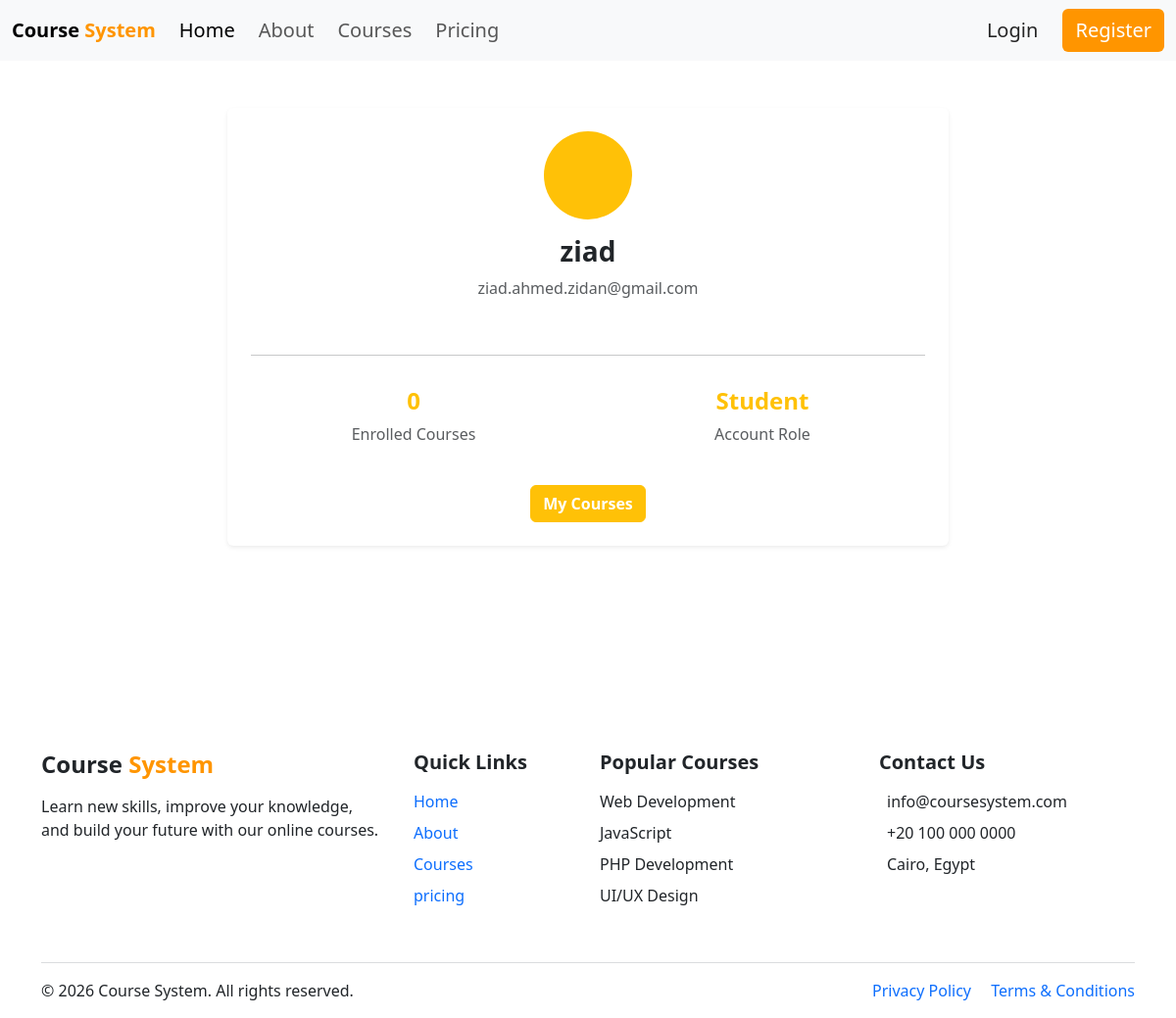
The page /profile.php on the database as committed earlier.
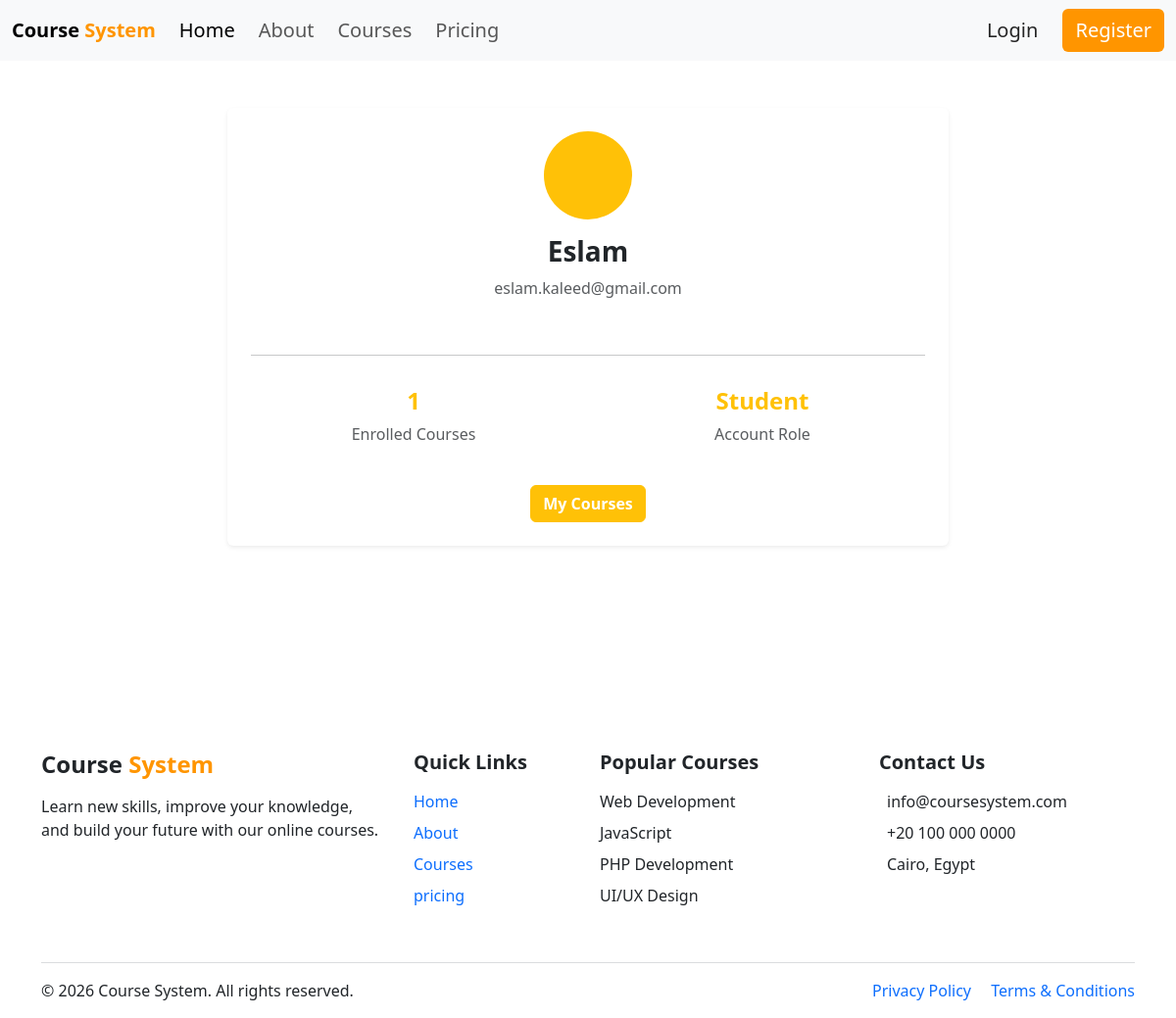
The same page on the database as committed later.
### tables this page shows
CREATE TABLE `users` (
  `id` int(11) NOT NULL,
  `name` varchar(100) NOT NULL,
  `email` varchar(100) NOT NULL,
  `password` varchar(255) NOT NULL,
  `role` varchar(50) NOT NULL,
  `image` varchar(255) NOT NULL
);

### profile.php (the view, shortened to what this page needs)
<?php
include 'connect.php';
include 'header.php';
$student_id = $_SESSION['student_id'] ?? 1;
$user_query = "SELECT * FROM users WHERE id = '$student_id'";
$user_result = mysqli_query($conn, $user_query);
$user = mysqli_fetch_assoc($user_result);
$count_query = "SELECT COUNT(*) as total FROM enrollments WHERE student_id = '$student_id'";
$count_result = mysqli_query($conn, $count_query);
$total_courses = mysqli_fetch_assoc($count_result)['total'];
?>
<div class="container my-5" style="min-height: 70vh;">
    <div class="row justify-content-center">
        <div class="col-md-8">
            <div class="card shadow-sm border-0 p-4">
                <div class="text-center mb-4">
                    <div class="rounded-circle bg-warning text-white d-inline-flex align-items-center justify-content-center mb-3" style="width: 90px; height: 90px; font-size: 36px;">
                    </div>
                    <h3 class="fw-bold"><?php echo $user['name'] ?? 'Student Name'; ?></h3>
                    <p class="text-muted"><?php echo $user['email'] ?? 'student@example.com'; ?></p>
                </div>
                <hr>
                <div class="row text-center my-3">
                    <div class="col-6">
                        <h4 class="fw-bold text-warning"><?php echo $total_courses; ?></h4>
                        <p class="text-muted mb-0">Enrolled Courses</p>
                    </div>
                    <div class="col-6">
                        <h4 class="fw-bold text-warning">Student</h4>
                        <p class="text-muted mb-0">Account Role</p>
                    </div>
                </div>
                <div class="mt-4 text-center">
                    <a href="mycourses.php" class="btn btn-warning text-white fw-bold">My Courses</a>
                </div>
            </div>
        </div>
    </div>
</div>
<?php include 'footer.php'; ?>

Rows that differ between the two databases and show on the page:
changed users: name "ziad" → "Eslam"; email "ziad.ahmed.zidan@gmail.com" → "eslam.kaleed@gmail.com"
Other text that changed with them:
$total_courses: "0" → "1"
